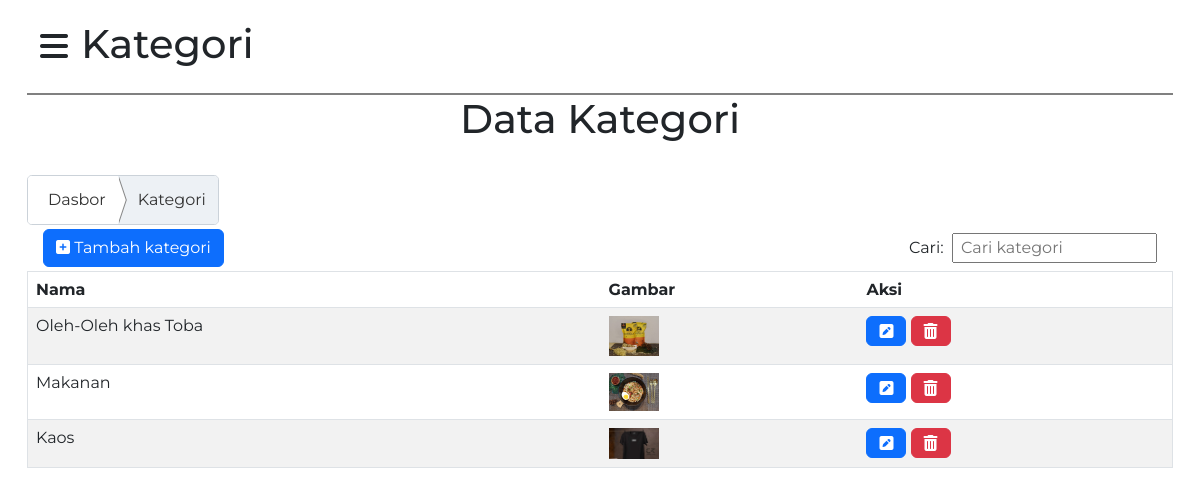
The app's page /admin/edit_kategori.php (signed in) with its own data.
### tables this page shows
CREATE TABLE `kategori` (
  `id_kategori` INT(11) NOT NULL,
  `nama_kategori` VARCHAR(100) NOT NULL,
  `gambar_kategori` VARCHAR(200) NOT NULL
);

### admin/edit_kategori.php (the view, shortened to what this page needs)
<?php
include('config.php');
    $q_kategori     = mysqli_query($koneksi, "SELECT * FROM kategori ");
    ?>
<?php include('sidebar.php'); ?>
<h1>Kategori</h1>
</div>
<center>
    <h1 class="title">Data Kategori</h1>
    <br>
</center>
<nav class="breadcrumbs mb-1 ">
    <a href="index.php" class="breadcrumbs__item">Dasbor</a>
    <a href="edit_kategori.php" class="breadcrumbs__item is-active">Kategori</a>
</nav>
<div class="konten-produk">
    <table class="table caption-top table-striped" border="1" >
        <div class="atas_tabel mb-1 ">
            <button class="btn btn-primary btn-tambah-produk" id="openModalBtn"><i class="fa solid fa-square-plus"></i> Tambah kategori</button>
            <div class="cari">
                Cari:&nbsp;
                <input type="text" class="pencarian" id="cari_produk" placeholder="Cari kategori">
            </div>
        </div>
        <thead>
            <tr>
                <th scope="col">Nama</th>
                <th scope="col">Gambar</th>
                <th scope="col">Aksi</th>
            </tr>
        </thead>
        <tbody>
            <?php
                                        $i = 0;
                                        while($kategori = mysqli_fetch_assoc($q_kategori)){
                                            $i++; ?>
            <tr class="<?php if($i%2 == 0){
                                            echo 'genap';
                                        } ?>">
                <td><?= $kategori['nama_kategori']; ?></td>
                <td><img src="../image/<?=$kategori['gambar_kategori']; ?>" alt="<?= $kategori['gambar_kategori']; ?>"
                        class="foto"></td>
                <td style="align-item: center; ">
                    <div style="display:flex;">
                        <a href="kategori_edit.php?id=<?=$kategori['id_kategori']; ?>" class="btn btn-primary"><i
                                class="fas fa-pencil-square"></i></a>&nbsp;
                        <a href="hapus_kategori_proses.php?id=<?=$kategori['id_kategori']; ?>"
                            class="btn btn-danger btn-hapus" id="hkategori"><i class="fas fa-trash-can"></i></a>
                    </div>
                </td>
</div>
<?php }
                                    ?>
</div>
</div>
</div>
</body>
</html>

### admin/css_admin.css (style rules this page uses)
* { font-family: 'Montserrat', sans-serif; }
.atasan h1 { margin-top: 0.4vh; }
.atas_tabel { display: flex; justify-content: space-between; align-items: center; padding-inline: 1rem; }
.atas_tabel input { padding-left: 7px; }
.konten-produk { height: 73vh; overflow-y: scroll; }
.breadcrumbs { border: 1px solid #cbd2d9; border-radius: 0.3rem; display: inline-flex; overflow: hidden; }
.breadcrumbs__item { background: #fff; color: #333; outline: none; padding: 0.75em 0.75em 0.75em 1.25em; position: relative; text-decoration: none; transition: background 0.2s linear; }
.breadcrumbs__item:after, .breadcrumbs__item:before { background: white; bottom: 0; clip-path: polygon(50% 50%, -50% -50%, 0 100%); content: ""; left: 100%; position: absolute; top: 0; transition: background 0.2s linear; width: 1em; z-index: 1; }
.breadcrumbs__item:before { background: grey; margin-left: 1px; }
.breadcrumbs__item:last-child { border-right: none; }
.breadcrumbs__item.is-active { background: #edf1f5; }

### admin/edit_kategori.php (style rules this page uses)
.foto { width: 50px; }
.genap { background-color: whitesmoke; }

### records on screen
kategori: nama_kategori "Oleh-Oleh khas Toba", gambar_kategori (picture)
kategori: nama_kategori "Makanan", gambar_kategori (picture)
kategori: nama_kategori "Kaos", gambar_kategori (picture)
